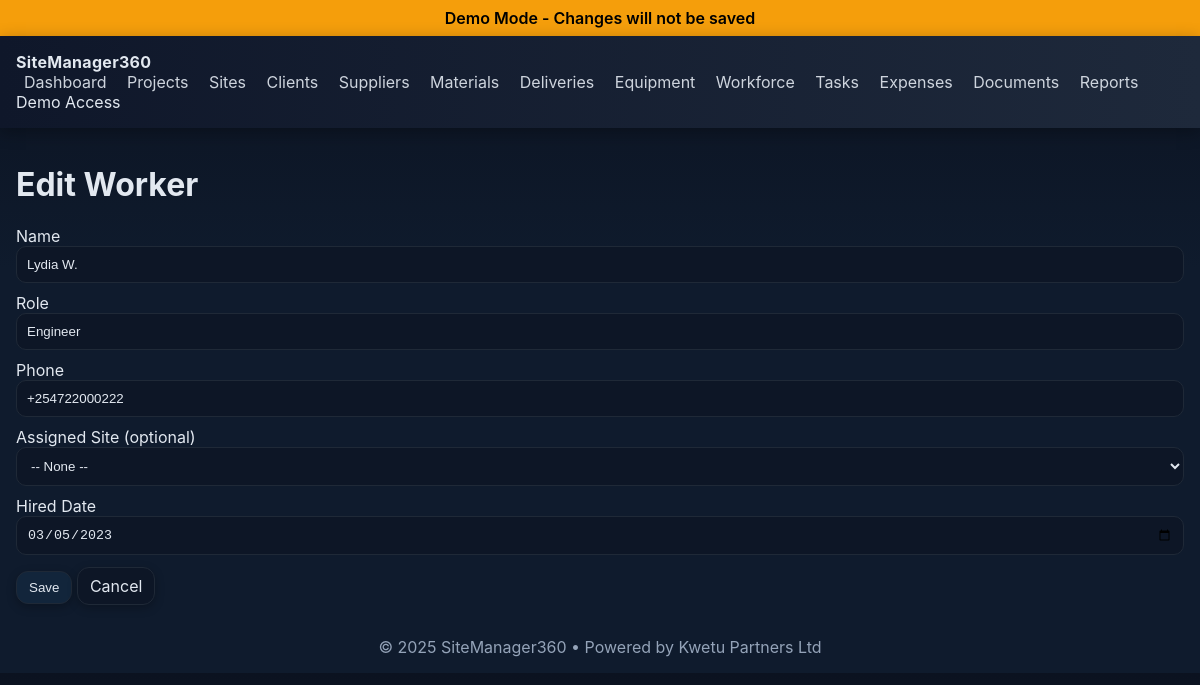
/workforce/2/edit, run on the app's committed database.
### app.py (models this page shows)
class Worker(db.Model):
    id = db.Column(db.Integer, primary_key=True)
    name = db.Column(db.String(120), nullable=False)
    role = db.Column(db.String(120))
    phone = db.Column(db.String(50))
    assigned_site_id = db.Column(db.Integer, db.ForeignKey("site.id"), nullable=True)
    hired_date = db.Column(db.Date)

### app.py (the view, shortened to what this page needs)
@app.route("/workforce/<int:id>/edit", methods=["GET","POST"])
@login_required
def workforce_edit(id):
    item = Worker.query.get_or_404(id)
    sites = Site.query.all()
    return render_template("workforce_form.html", item=item, sites=sites)

### app.py (called while the page is built)
def is_demo():
    return DEMO_MODE

def login_required(view_func):
    @wraps(view_func)
    def wrapped(*args, **kwargs):
        if is_demo():
            demo_user = User.query.order_by(User.id.asc()).first()
            if demo_user and not session.get("user_id"):
                session["user_id"] = demo_user.id
        if not session.get("user_id"):
            return redirect(url_for("login", next=request.path))
        return view_func(*args, **kwargs)
    return wrapped

@app.context_processor
def inject_demo_mode():
    return {"demo_mode": is_demo()}

@app.before_request
def block_post_in_demo():
    if is_demo():
        demo_user = User.query.order_by(User.id.asc()).first()
        if demo_user and not session.get("user_id") and request.endpoint != "static":
            session["user_id"] = demo_user.id
        if request.method == "POST":
            flash("Demo Mode: Action simulated successfully.", "info")
            return redirect(request.referrer or url_for("dashboard"))

### templates/workforce_form.html (shortened to what this page needs)
{% extends "base.html" %}
{% block content %}
<h1>{{ 'Edit' if item else 'New' }} Worker</h1>
<form method="post" class="form">
  <label>Name
    <input type="text" name="name" value="{{ item.name if item else '' }}" required>
  </label>
  <label>Role
    <input type="text" name="role" value="{{ item.role if item else '' }}">
  </label>
  <label>Phone
    <input type="text" name="phone" value="{{ item.phone if item else '' }}">
  </label>
  <label>Assigned Site (optional)
    <select name="assigned_site_id">
      <option value="">-- None --</option>
    </select>
  </label>
  <label>Hired Date
    <input type="date" name="hired_date" value="{{ item.hired_date.strftime('%Y-%m-%d') if item and item.hired_date else '' }}">
  </label>
  <div class="form-actions">
    <button class="btn" type="submit">Save</button>
    <a class="btn secondary" href="{{ url_for('workforce') }}">Cancel</a>
  </div>
</form>
{% endblock %}

### static/style.css (style rules this page uses)
:root { --top-a:#0f172a; --top-b:#1e293b; --accent:#38bdf8; --surface:#0b1220; --surface2:#0f1b2d; --border:#1f2937; --text:#e2e8f0; --muted:#94a3b8; --success:#16a34a; --info:#1d4ed8; --danger:#dc2626; }
* { box-sizing:border-box }
body { margin:0; background:linear-gradient(180deg,var(--surface),var(--surface2) 40%); color:var(--text); font-family:Inter,system-ui,Segoe UI,Roboto,Arial,sans-serif; }
.btn { display:inline-block; padding:8px 12px; border-radius:12px; border:1px solid var(--border); background:#12253b; color:var(--text); text-decoration:none; cursor:pointer; box-shadow:0 3px 10px rgba(0,0,0,.25) }
.btn.secondary { background:#0d1626 }
.form label { display:block; margin:10px 0 }
.form input,.form select,.form textarea { width:100%; padding:10px; border-radius:10px; border:1px solid var(--border); background:#0d1626; color:var(--text) }
.form-actions { margin-top:12px }

### data on the page
Worker: name "Lydia W.", role "Engineer", phone "+254722000222", hired_date "03/05/2023"

### other printed values
{{ 'Edit' if item else 'New' }} "Edit"
